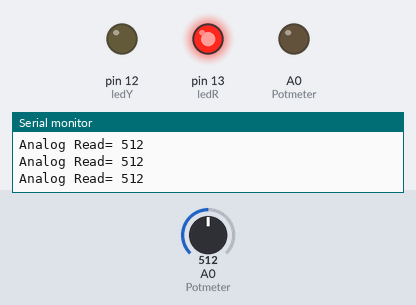
A sketch run on a simulated Arduino Uno, built with avr-gcc and run on an emulated ATmega328P. Shown: output pins drawn as LEDs (lit = HIGH), the last lines printed to the serial monitor. Inputs (shaded band) come from the test bench; at power-on: A0 (Potmeter) = 512.

Above: at 1.2 s.
1.3 s: A0 (Potmeter) set to 592
2.8 s: A0 (Potmeter) set to 616
At 4.1 s:
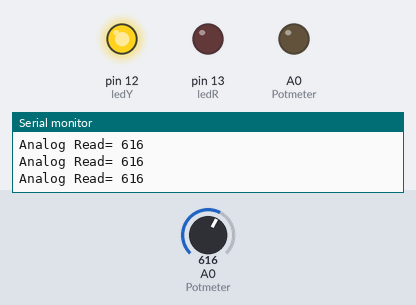
4.5 s: A0 (Potmeter) set to 785
6.0 s: A0 (Potmeter) set to 808
At 6.6 s:
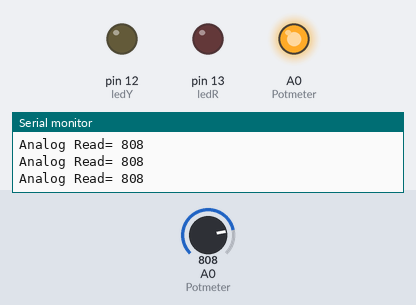
7.5 s: A0 (Potmeter) set to 790
At 7.8 s:
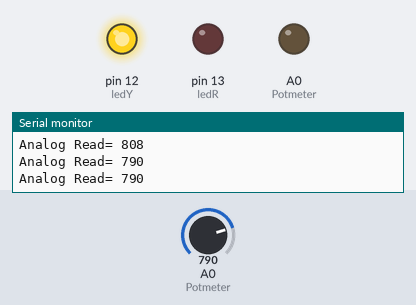
9.0 s: A0 (Potmeter) set to 810
At 10.2 s:
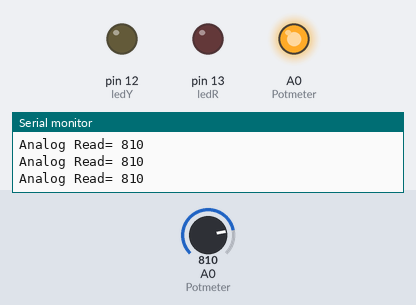
Timing chart, 0 to 11.5 s (numbered marks = the images above; inputs shaded):
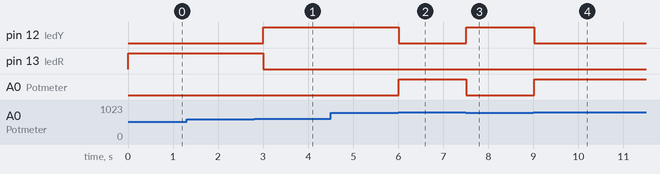

Measured:
- the behaviour switches between 600 and 601 on A0 (Potmeter) (found by bisection; images 0 and 1)
- the behaviour switches between 800 and 801 on A0 (Potmeter) (found by bisection; images 1 and 2)
- after the input at 2.8 s, pin 12 (ledY): LOW → HIGH after 0.21 s; pin 13 (ledR): HIGH → LOW after 0.21 s
- after the input at 6.0 s, pin 12 (ledY): HIGH → LOW at once; A0 (Potmeter): LOW → HIGH at once
- after the input at 7.5 s, pin 12 (ledY): LOW → HIGH at once; A0 (Potmeter): HIGH → LOW at once
- after the input at 9.0 s, pin 12 (ledY): HIGH → LOW at once; A0 (Potmeter): LOW → HIGH at once

The sketch:

potmeter_led.ino
```cpp
/*---------------------KRENOVATOR---------------------
  Potentiometer + LED

  Demonstrates the potentiometer to understand the analog
  pin and how to code it. That potentiometer will triggers
  to the LED if the condition is met.

  Get the code at github
  http://bit.ly/SmartLightAssistant

  by M.Zulsyahmi @krenovator
  October 2018
 */

//initialize the pin used for potentiometer and LED
int Potmeter = A0;
int potVal = 0;

int ledG = 14;
int ledY = 12;
int ledR = 13;

void setup() {
  //declare the function of each initialized
  pinMode(Potmeter,INPUT);
  pinMode(ledG, OUTPUT);
  pinMode(ledY, OUTPUT);
  pinMode(ledR, OUTPUT);

  //burn command to be display on serial monitor
  Serial.begin(9600);
}

void loop() {
  int potVal = analogRead(Potmeter);

  Serial.print("Analog Read= ");
  Serial.println(potVal);

  //the condition to be met for the potentiometer to trigger the LED and display in serial monitor
  if (potVal<= 600){
    digitalWrite(ledG, LOW);
    digitalWrite(ledY, LOW);
    digitalWrite(ledR, HIGH);
  }

  else if (potVal>600 && potVal<=800){
    digitalWrite(ledG, LOW);
    digitalWrite(ledY, HIGH);
    digitalWrite(ledR, LOW);
  }

  else if (potVal>800){
    digitalWrite(ledG, HIGH);
    digitalWrite(ledY, LOW);
    digitalWrite(ledR, LOW);
  }
  delay(250);
}
```
